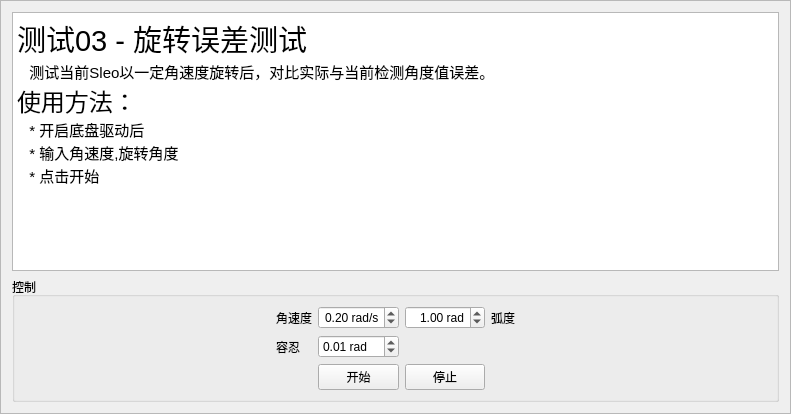
<?xml version="1.0" encoding="UTF-8"?>
<ui version="4.0">
 <class>angular_error_frame</class>
 <widget class="QFrame" name="angular_error_frame">
  <property name="geometry">
   <rect>
    <x>0</x>
    <y>0</y>
    <width>791</width>
    <height>414</height>
   </rect>
  </property>
  <property name="windowTitle">
   <string>Frame</string>
  </property>
  <property name="frameShape">
   <enum>QFrame::StyledPanel</enum>
  </property>
  <property name="frameShadow">
   <enum>QFrame::Raised</enum>
  </property>
  <layout class="QVBoxLayout" name="verticalLayout">
   <item>
    <widget class="QTextBrowser" name="text_browser">
     <property name="autoFormatting">
      <set>QTextEdit::AutoAll</set>
     </property>
     <property name="tabChangesFocus">
      <bool>true</bool>
     </property>
     <property name="documentTitle">
      <string/>
     </property>
     <property name="html">
      <string>&lt;!DOCTYPE HTML PUBLIC &quot;-//W3C//DTD HTML 4.0//EN&quot; &quot;http://www.w3.org/TR/REC-html40/strict.dtd&quot;&gt;
&lt;html&gt;&lt;head&gt;&lt;meta name=&quot;qrichtext&quot; content=&quot;1&quot; /&gt;&lt;style type=&quot;text/css&quot;&gt;
p, li { white-space: pre-wrap; }
&lt;/style&gt;&lt;/head&gt;&lt;body style=&quot; font-family:'Ubuntu'; font-size:11pt; font-weight:400; font-style:normal;&quot;&gt;
&lt;p style=&quot; margin-top:0px; margin-bottom:0px; margin-left:0px; margin-right:0px; -qt-block-indent:0; text-indent:0px;&quot;&gt;&lt;span style=&quot; font-size:22pt;&quot;&gt;测试03 - 旋转误差测试&lt;/span&gt;&lt;/p&gt;
&lt;p style=&quot; margin-top:0px; margin-bottom:0px; margin-left:0px; margin-right:0px; -qt-block-indent:0; text-indent:0px;&quot;&gt;   测试当前Sleo以一定角速度旋转后，对比实际与当前检测角度值误差。&lt;/p&gt;
&lt;p style=&quot; margin-top:0px; margin-bottom:0px; margin-left:0px; margin-right:0px; -qt-block-indent:0; text-indent:0px;&quot;&gt;&lt;span style=&quot; font-size:18pt;&quot;&gt;使用方法：&lt;/span&gt;&lt;/p&gt;
&lt;p style=&quot; margin-top:0px; margin-bottom:0px; margin-left:0px; margin-right:0px; -qt-block-indent:0; text-indent:0px;&quot;&gt;   * 开启底盘驱动后&lt;/p&gt;
&lt;p style=&quot; margin-top:0px; margin-bottom:0px; margin-left:0px; margin-right:0px; -qt-block-indent:0; text-indent:0px;&quot;&gt;   * 输入角速度,旋转角度&lt;/p&gt;
&lt;p style=&quot; margin-top:0px; margin-bottom:0px; margin-left:0px; margin-right:0px; -qt-block-indent:0; text-indent:0px;&quot;&gt;   * 点击开始&lt;/p&gt;&lt;/body&gt;&lt;/html&gt;</string>
     </property>
     <property name="openLinks">
      <bool>false</bool>
     </property>
    </widget>
   </item>
   <item>
    <widget class="QGroupBox" name="groupBox">
     <property name="title">
      <string>控制</string>
     </property>
     <layout class="QGridLayout" name="gridLayout">
      <item row="0" column="1">
       <widget class="QLabel" name="label_4">
        <property name="text">
         <string>角速度</string>
        </property>
        <property name="alignment">
         <set>Qt::AlignRight|Qt::AlignTrailing|Qt::AlignVCenter</set>
        </property>
       </widget>
      </item>
      <item row="2" column="4" colspan="2">
       <spacer name="horizontalSpacer_4">
        <property name="orientation">
         <enum>Qt::Horizontal</enum>
        </property>
        <property name="sizeHint" stdset="0">
         <size>
          <width>167</width>
          <height>20</height>
         </size>
        </property>
       </spacer>
      </item>
      <item row="0" column="0">
       <spacer name="horizontalSpacer_5">
        <property name="orientation">
         <enum>Qt::Horizontal</enum>
        </property>
        <property name="sizeHint" stdset="0">
         <size>
          <width>96</width>
          <height>17</height>
         </size>
        </property>
       </spacer>
      </item>
      <item row="1" column="1">
       <widget class="QLabel" name="label">
        <property name="text">
         <string>容忍</string>
        </property>
       </widget>
      </item>
      <item row="0" column="3">
       <widget class="QDoubleSpinBox" name="angular_spinbox">
        <property name="alignment">
         <set>Qt::AlignRight|Qt::AlignTrailing|Qt::AlignVCenter</set>
        </property>
        <property name="prefix">
         <string/>
        </property>
        <property name="suffix">
         <string> rad</string>
        </property>
        <property name="maximum">
         <double>10.000000000000000</double>
        </property>
        <property name="singleStep">
         <double>0.100000000000000</double>
        </property>
        <property name="value">
         <double>1.000000000000000</double>
        </property>
       </widget>
      </item>
      <item row="0" column="4">
       <widget class="QLabel" name="label_5">
        <property name="text">
         <string>弧度</string>
        </property>
       </widget>
      </item>
      <item row="2" column="2">
       <widget class="QPushButton" name="start_button">
        <property name="text">
         <string>开始</string>
        </property>
       </widget>
      </item>
      <item row="1" column="0">
       <spacer name="horizontalSpacer">
        <property name="orientation">
         <enum>Qt::Horizontal</enum>
        </property>
        <property name="sizeHint" stdset="0">
         <size>
          <width>40</width>
          <height>20</height>
         </size>
        </property>
       </spacer>
      </item>
      <item row="2" column="3">
       <widget class="QPushButton" name="stop_button">
        <property name="text">
         <string>停止</string>
        </property>
       </widget>
      </item>
      <item row="0" column="2">
       <widget class="QDoubleSpinBox" name="angular_speed_spinbox">
        <property name="alignment">
         <set>Qt::AlignRight|Qt::AlignTrailing|Qt::AlignVCenter</set>
        </property>
        <property name="prefix">
         <string/>
        </property>
        <property name="suffix">
         <string> rad/s</string>
        </property>
        <property name="maximum">
         <double>2.000000000000000</double>
        </property>
        <property name="singleStep">
         <double>0.100000000000000</double>
        </property>
        <property name="value">
         <double>0.200000000000000</double>
        </property>
       </widget>
      </item>
      <item row="2" column="0" colspan="2">
       <spacer name="horizontalSpacer_6">
        <property name="orientation">
         <enum>Qt::Horizontal</enum>
        </property>
        <property name="sizeHint" stdset="0">
         <size>
          <width>181</width>
          <height>20</height>
         </size>
        </property>
       </spacer>
      </item>
      <item row="0" column="5">
       <spacer name="horizontalSpacer_3">
        <property name="orientation">
         <enum>Qt::Horizontal</enum>
        </property>
        <property name="sizeHint" stdset="0">
         <size>
          <width>96</width>
          <height>20</height>
         </size>
        </property>
       </spacer>
      </item>
      <item row="1" column="2">
       <widget class="QDoubleSpinBox" name="tolerance_spinBox">
        <property name="contextMenuPolicy">
         <enum>Qt::ActionsContextMenu</enum>
        </property>
        <property name="suffix">
         <string> rad</string>
        </property>
        <property name="singleStep">
         <double>0.100000000000000</double>
        </property>
        <property name="value">
         <double>0.010000000000000</double>
        </property>
       </widget>
      </item>
     </layout>
    </widget>
   </item>
  </layout>
 </widget>
 <resources>
  <include location="../text.qrc"/>
 </resources>
 <connections/>
</ui>
